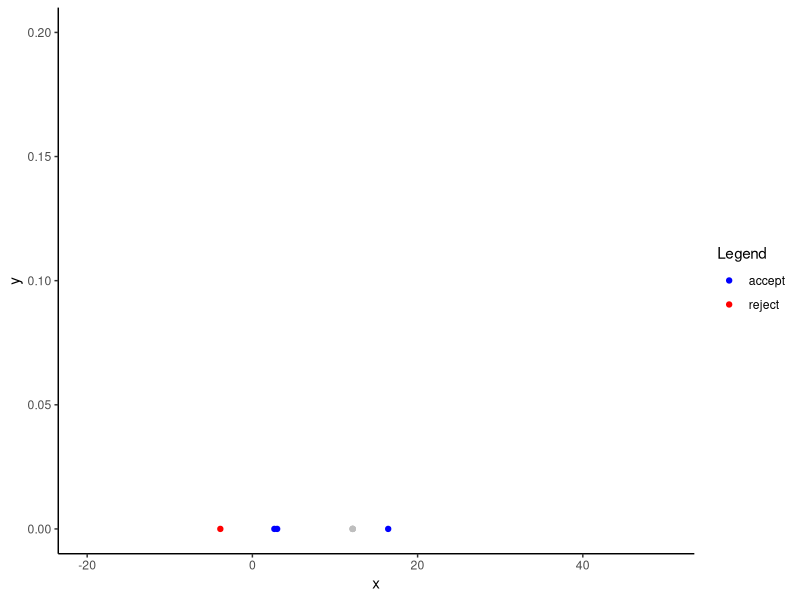
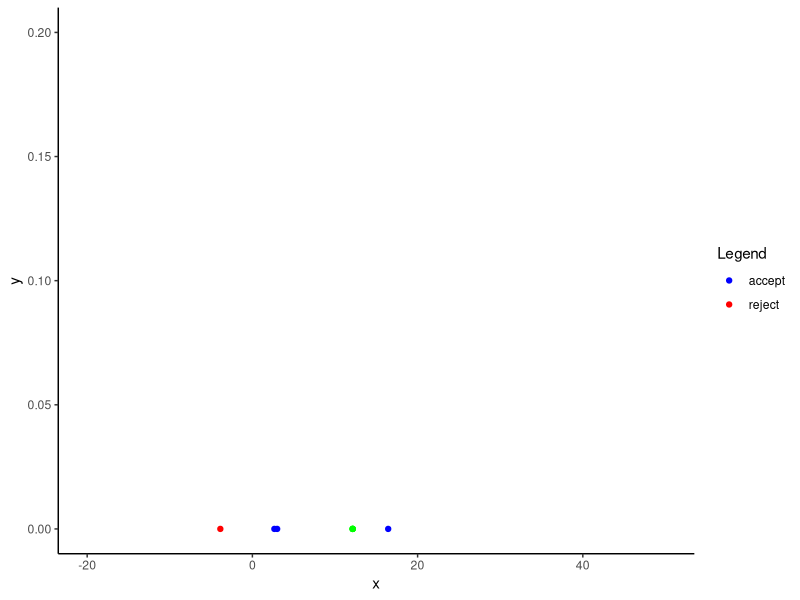

Reproduce these figures in R, in order. (Note: this script raises an error after producing the figures.)
# # TODO: Need to add proposal curves along with points.

# #	blue the i-1 dot and keep the i-1 plot grey,
# #first plot the prop dot and curve (dotted), show the alpha,
# #if accepted, make the curve green (now solid) and dot green as well,
# #else go back to the previous curve and make the dot red
library(ggplot2)
set.seed(1)

chisq_den = function(x, k){
	rtn = 0
	if (x > 0){
		rtn = x^(k/2-1) * exp(-x/2)
	}
	return(rtn)
}

N = 5
h = 100
k = 10
# k =  degrees of freedom
# h = proposal variance N(x, h)
# start = starting value
plots_ar = list() # to store accept reject phase
plots_inter = list() # to store intermediate phase
plots = list() # to store all time steps
samp = numeric(length = N)
prop = numeric(length = N)
acc = numeric(length = N)
target = rchisq(1e4, df = k)

acc[1] = 1
samp[1] = 3
prop[1] = 3
for(t in 2:N){
	prop[t] = rnorm(1, mean = 2, sd = 8)
	alpha = chisq_den(x = prop[t], k = k) / chisq_den(x = samp[t-1], k = k)
	U = runif(1)
	if(U <= alpha){
		samp[t] = prop[t]
		acc[t] = 1
	} else {
		samp[t] = samp[t-1]
		acc[t] = 0
	}
}
colors = ifelse(acc, "blue", "red")
### For testing
t = 5
p = ggplot(data = data.frame(x = prop[1:t-1], y = numeric(length = t-1)), mapping = aes(x = x, y = y)) +
	geom_point(aes(colour = colors[1:t-1])) +
	scale_color_manual(name = "Legend", values = c('blue' = 'blue', 'red' = 'red'), labels = c('red' = 'reject', 'blue' = 'accept')) +
	coord_cartesian(xlim = c(-20, 50), ylim = c(0, 0.2)) +
  theme_classic()
p1 = p + geom_point(mapping = aes(x = prop[t], y = 0), colour = 'gray')
color_curr = ifelse(acc[t], "green", "red")
p2 = p + geom_point(mapping = aes(x = prop[t], y = 0), colour = color_curr)
p1
p2
###------------------

plots_ar[[1]] = ggplot(data = data.frame(x = prop[1], y = 0), mapping = aes(x = x, y = y)) +
	geom_point(colour = "green") +
	coord_cartesian(xlim = c(-20, 50), ylim = c(0, 0.2)) +
  theme_classic()
plots[[1]] = plots_ar[[1]]
counter = 2
for(i in 2:N){
	p = ggplot(data = data.frame(x = prop[1:i-1], y = numeric(length = i-1)), mapping = aes(x = x, y = y)) +
		geom_point(aes(colour = colors[1:i-1])) +
		scale_color_manual(name = "Legend", values = c('blue' = 'blue', 'red' = 'red'), labels = c('red' = 'reject', 'blue' = 'accept')) +
		coord_cartesian(xlim = c(-20, 50), ylim = c(0, 0.2)) +
		theme_classic()
	plots[[counter]] = p + geom_point(mapping = aes(x = prop[i], y = 0), colour = 'grey')
	plots[[counter]] = plots_inter[[i]]
	counter = counter + 1
	color_curr = ifelse(acc[i], 'green', 'red')
	plots[[counter]] = p + geom_point(mapping = aes(x = prop[i], y = 0), colour = color_curr)
	plots_ar[[i]] = plots[[counter]]
	counter = counter + 1
}